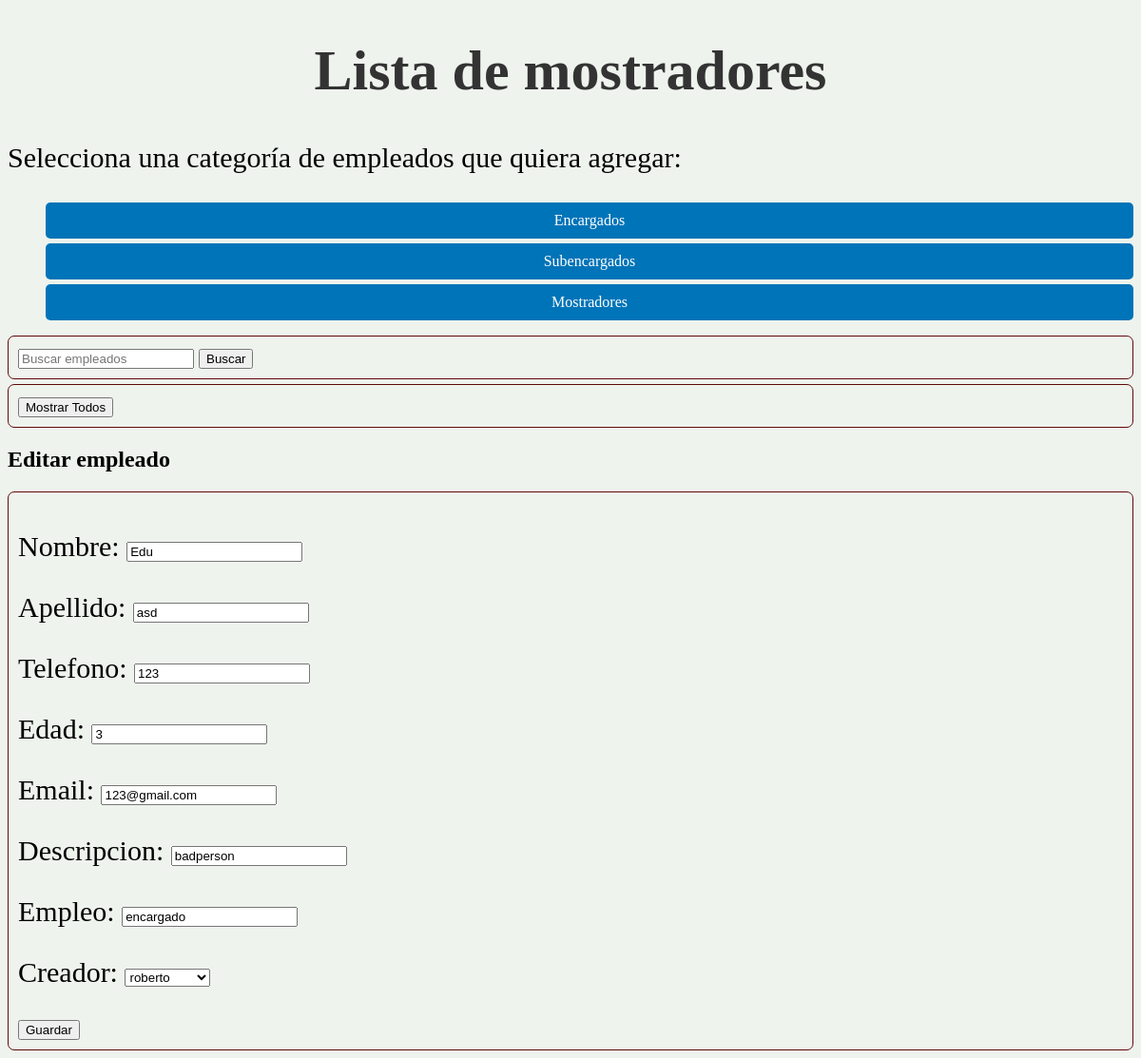
Page /empleados/empleados/editar_empleado/6/ (signed in) on the committed database.
### empleados/models.py (models this page shows)
class encargado(models.Model):
    Nombre = models.CharField(max_length=64)
    Apellido = models.CharField(max_length=64)
    telefono = models.CharField(max_length=20)
    edad = models.IntegerField()
    email = models.EmailField()
    descripcion = models.CharField(max_length=10)
    empleo = models.CharField(max_length=64, default='encargado')
    creador = models.ForeignKey(User, on_delete=models.SET_NULL, null=True)

### empleados/views.py (the view)
# urls.py: path('empleados/editar_empleado/<int:id>/', views.editar_empleado, name='editar_empleado'),
@login_required
def editar_empleado(request, id):
    empleadoeditar = (
        encargado.objects.filter(id=id).first() or
        subencargado.objects.filter(id=id).first() or
        mostrador.objects.filter(id=id).first()
    )
    formularioseditar = {
        encargado: EncargadoForm,
        subencargado: SubencargadoForm,
        mostrador: MostradorForm,
    }
    if request.method == "POST":
        formulario = formularioseditar[type(empleadoeditar)](request.POST, instance=empleadoeditar)
        if formulario.is_valid():
            formulario.save()
            return redirect('mostrarempleados')
    else:
        formulario = formularioseditar[type(empleadoeditar)](instance=empleadoeditar)
    return render(request, 'editar_empleado.html', {'form': formulario, 'empleado': empleadoeditar})

### empleados/forms.py (shortened to what this page needs)
class EncargadoForm(forms.ModelForm):
    class Meta:
        model = encargado
        fields = '__all__'

### empleados/templates de empleados/editar_empleado.html (shortened to what this page needs)
{% extends 'base.html' %}
{% block heading %}Lista de mostradores{% endblock %}
{% block content %}
  <h2>Editar empleado</h2>
  <form method="post">
    {{ form.as_p }}
    <button type="submit">Guardar</button>
  </form>
{% endblock %}

### static/css/css.css (style rules this page uses)
body { background-color: rgb(238, 243, 237); }
form { width: 100%; padding: 10px; margin: 5px 0; border: 1px solid #5f0a0a; border-radius: 7px; box-sizing: border-box; font-size: 20px; }
p { font-size: 30px; }

### rows in the picture
encargado: Nombre "Edu", Apellido "asd", telefono "123", edad "3", email "123@gmail.com", descripcion "badperson", empleo "encargado", creador "roberto"
